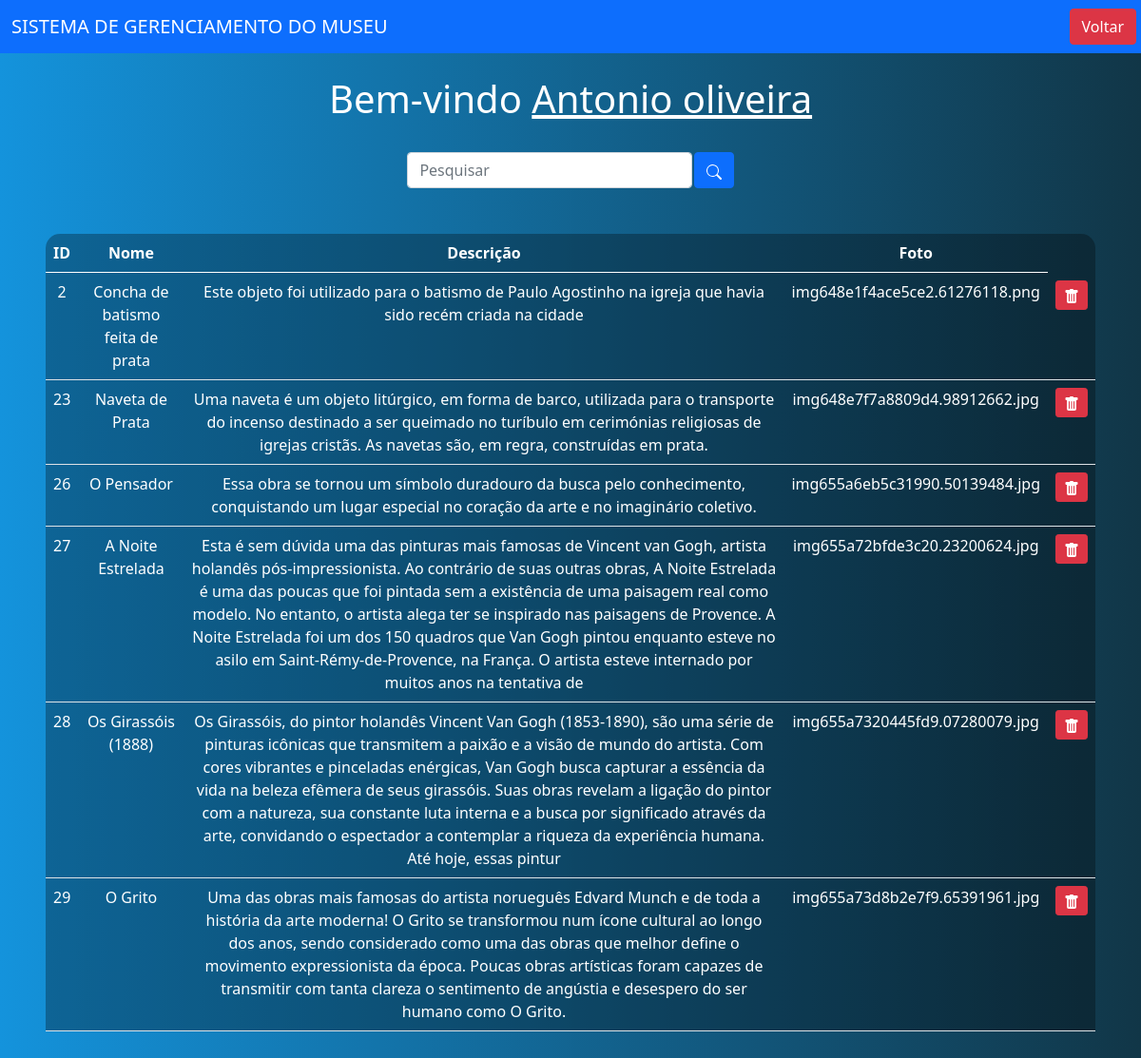
/Pag_Sistema/obras.php (signed in), run on the app's committed database.
### tables this page shows
CREATE TABLE `acervo` (
  `ID` int(11) NOT NULL,
  `NOME` varchar(50) NOT NULL,
  `DESCRICAO` varchar(500) NOT NULL,
  `FOTO` varchar(50) NOT NULL
);

### Pag_Sistema/obras.php (the view, shortened to what this page needs)
<?php
	include "../conexao.php";
?>
<!DOCTYPE html>
<html lang="pt-br">
<head>
    <link href="https://cdn.jsdelivr.net/npm/bootstrap@5.0.2/dist/css/bootstrap.min.css" rel="stylesheet">
</head>
<body>
    <nav class="navbar navbar-expand-lg navbar-dark bg-primary">
        <div class="container-fluid">
            <a class="navbar-brand" href="#">SISTEMA DE GERENCIAMENTO DO MUSEU</a>
        </div>
        <div class="d-flex">
            <a href="sistema.php" style="width: max-content !important; margin-right: 5px !important;" class="btn btn-danger me-5">Voltar</a>
        </div>
    </nav>
    <br>
    <?php
        echo "<h1>Bem-vindo <u>" . $_SESSION["nome_usuario"] . "</u></h1>";
    ?>
    <br>
    <div class="box-search">
        <input type="search" class="form-control w-25" placeholder="Pesquisar" id="pesquisar">
        <button onclick="searchData()" class="btn btn-primary">
        </button>
    </div>
    <div class="m-5">
        <table class="table text-white table-bg">
            <thead>
                <tr>
                    <th scope="col">ID</th>
                    <th scope="col">Nome</th>
                    <th scope="col">Descrição</th>
                    <th scope="col">Foto</th>
                </tr>
            </thead>
            <tbody>
                <?php
                    if(isset($_GET["search"])){
                        $result = mysqli_query($conn, "SELECT * FROM acervo WHERE `NOME` LIKE '%{$_GET['search']}%'");
                    }else{
                        $result = mysqli_query($conn, "SELECT * FROM acervo ORDER BY ID ASC");
                    }
                    while($obra = mysqli_fetch_assoc($result)) {
                        echo "<tr>";
                        echo "<td>".$obra['ID']."</td>";
                        echo "<td>".$obra['NOME']."</td>";
                        echo "<td>".$obra['DESCRICAO']."</td>";
                        echo "<td>".$obra['FOTO']."</td>";
                            echo "<td>
                                <a class='btn btn-sm btn-danger' href='excluirObras.php?id={$obra['ID']}' title='Deletar'>
                                    <svg xmlns='http://www.w3.org/2000/svg' width='16' height='16' fill='currentColor' class='bi bi-trash-fill' viewBox='0 0 16 16'>
                                        <path d='M2.5 1a1 1 0 0 0-1 1v1a1 1 0 0 0 1 1H3v9a2 2 0 0 0 2 2h6a2 2 0 0 0 2-2V4h.5a1 1 0 0 0 1-1V2a1 1 0 0 0-1-1H10a1 1 0 0 0-1-1H7a1 1 0 0 0-1 1H2.5zm3 4a.5.5 0 0 1 .5.5v7a.5.5 0 0 1-1 0v-7a.5.5 0 0 1 .5-.5zM8 5a.5.5 0 0 1 .5.5v7a.5.5 0 0 1-1 0v-7A.5.5 0 0 1 8 5zm3 .5v7a.5.5 0 0 1-1 0v-7a.5.5 0 0 1 1 0z'/>
                                    </svg>
                                </a>
                            </td>";
                            echo "</tr>";
                    }
                    ?>
            </tbody>
        </table>
    </div>
</body>
</html>

### Pag_Sistema/obras.php (style rules this page uses)
body { background: linear-gradient(to right, rgb(20, 147, 220), rgb(17, 54, 71)); color: white; text-align: center; }
.table-bg { background: rgba(0, 0, 0, 0.3); border-radius: 15px 15px 0 0; }
.box-search { display: flex; justify-content: center; gap: .1%; }

### data on the page
acervo: ID "2", NOME "Concha de batismo feita de prata", DESCRICAO "Este objeto foi utilizado para o batismo de Paulo Agostinho na igreja que havia sido recém criada na cidade", FOTO "img648e1f4ace5ce2.61276118.png"
acervo: ID "23", NOME "Naveta de Prata", DESCRICAO "Uma naveta é um objeto litúrgico, em forma de barco, utilizada para o transporte do incenso destinado a ser queimado no turíbulo em cerimónias religiosas de igrejas cristãs. As navetas são, em regra, construídas em prata.", FOTO "img648e7f7a8809d4.98912662.jpg"
acervo: ID "26", NOME "O Pensador", DESCRICAO "Essa obra se tornou um símbolo duradouro da busca pelo conhecimento, conquistando um lugar especial no coração da arte e no imaginário coletivo.", FOTO "img655a6eb5c31990.50139484.jpg"
acervo: ID "27", NOME "A Noite Estrelada", DESCRICAO "Esta é sem dúvida uma das pinturas mais famosas de Vincent van Gogh, artista holandês pós-impressionista. Ao contrário de suas outras obras, A Noite Estrelada é uma das poucas que foi pintada sem a existência de uma paisagem real como modelo. No entanto, o artista alega ter se inspirado nas paisagens de Provence. A Noite Estrelada foi um dos 150 quadros que Van Gogh pintou enquanto esteve no asilo em Saint-Rémy-de-Provence, na França. O artista esteve internado por muitos anos na tentativa de", FOTO "img655a72bfde3c20.23200624.jpg"
acervo: ID "28", NOME "Os Girassóis (1888)", DESCRICAO "Os Girassóis, do pintor holandês Vincent Van Gogh (1853-1890), são uma série de pinturas icônicas que transmitem a paixão e a visão de mundo do artista. Com cores vibrantes e pinceladas enérgicas, Van Gogh busca capturar a essência da vida na beleza efêmera de seus girassóis. Suas obras revelam a ligação do pintor com a natureza, sua constante luta interna e a busca por significado através da arte, convidando o espectador a contemplar a riqueza da experiência humana. Até hoje, essas pintur", FOTO "img655a7320445fd9.07280079.jpg"
acervo: ID "29", NOME "O Grito", DESCRICAO "Uma das obras mais famosas do artista norueguês Edvard Munch e de toda a história da arte moderna! O Grito se transformou num ícone cultural ao longo dos anos, sendo considerado como uma das obras que melhor define o movimento expressionista da época. Poucas obras artísticas foram capazes de transmitir com tanta clareza o sentimento de angústia e desespero do ser humano como O Grito.", FOTO "img655a73d8b2e7f9.65391961.jpg"

### other printed values
$_SESSION["nome_usuario"] "Antonio oliveira"
